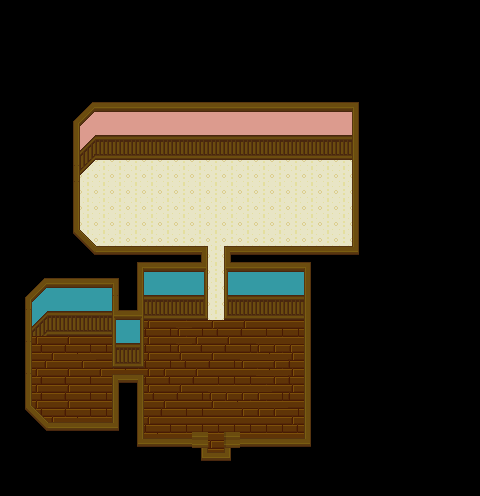

This is a level from a 2D game, rendered from its Tiled map with the project's own tilesets. A one-line summary and the map file follow, with tile-layer data summarised:
An orthogonal 30x31 tile map with 16x16 px tiles, 3 tile layers (Base Layer, Ground Layer, Upper Layer), 2 tilesets and 4 objects (NPC7, playerSpawn, Entrance, Exit).

<map version="1.2" tiledversion="1.3.3" orientation="orthogonal" renderorder="right-down" width="30" height="31" tilewidth="16" tileheight="16" infinite="0" nextlayerid="15" nextobjectid="10">
 <tileset firstgid="1" source="TilesetSources\tilesetManorGrounds.tsx" />
 <tileset firstgid="626" name="tsWallsFloors" tilewidth="16" tileheight="16" tilecount="160" columns="20">
  <image source="TilesetSources\tsWallsFloors.png" trans="ffffff" width="320" height="128" />
  <tile id="9">
   <properties>
    <property name="Impassable" type="bool" value="true" />
   </properties>
  </tile>
  <tile id="10">
   <properties>
    <property name="Impassable" type="bool" value="true" />
   </properties>
  </tile>
  <tile id="16">
   <properties>
    <property name="Impassable" type="bool" value="true" />
   </properties>
  </tile>
  <tile id="17">
   <properties>
    <property name="Impassable" type="bool" value="true" />
   </properties>
  </tile>
  <tile id="29">
   <properties>
    <property name="Impassable" type="bool" value="true" />
   </properties>
  </tile>
  <tile id="30">
   <properties>
    <property name="Impassable" type="bool" value="true" />
   </properties>
  </tile>
  <tile id="31">
   <properties>
    <property name="Impassable" type="bool" value="true" />
   </properties>
  </tile>
  <tile id="32">
   <properties>
    <property name="Impassable" type="bool" value="true" />
   </properties>
  </tile>
  <tile id="36">
   <properties>
    <property name="Impassable" type="bool" value="true" />
   </properties>
  </tile>
  <tile id="37">
   <properties>
    <property name="Impassable" type="bool" value="true" />
   </properties>
  </tile>
  <tile id="49">
   <properties>
    <property name="Impassable" type="bool" value="true" />
   </properties>
  </tile>
  <tile id="50">
   <properties>
    <property name="Impassable" type="bool" value="true" />
   </properties>
  </tile>
  <tile id="51">
   <properties>
    <property name="Impassable" type="bool" value="true" />
   </properties>
  </tile>
  <tile id="52">
   <properties>
    <property name="Impassable" type="bool" value="true" />
   </properties>
  </tile>
  <tile id="54">
   <properties>
    <property name="Impassable" type="bool" value="true" />
   </properties>
  </tile>
  <tile id="55">
   <properties>
    <property name="Impassable" type="bool" value="true" />
   </properties>
  </tile>
  <tile id="56">
   <properties>
    <property name="Impassable" type="bool" value="true" />
   </properties>
  </tile>
  <tile id="57">
   <properties>
    <property name="Impassable" type="bool" value="true" />
   </properties>
  </tile>
  <tile id="69">
   <properties>
    <property name="Impassable" type="bool" value="true" />
   </properties>
  </tile>
  <tile id="70">
   <properties>
    <property name="Impassable" type="bool" value="true" />
   </properties>
  </tile>
  <tile id="71">
   <properties>
    <property name="Impassable" type="bool" value="true" />
   </properties>
  </tile>
  <tile id="72">
   <properties>
    <property name="Impassable" type="bool" value="true" />
   </properties>
  </tile>
  <tile id="73">
   <properties>
    <property name="Impassable" type="bool" value="true" />
   </properties>
  </tile>
  <tile id="74">
   <properties>
    <property name="Impassable" type="bool" value="true" />
   </properties>
  </tile>
  <tile id="75">
   <properties>
    <property name="Impassable" type="bool" value="true" />
   </properties>
  </tile>
  <tile id="76">
   <properties>
    <property name="Impassable" type="bool" value="false" />
   </properties>
  </tile>
  <tile id="89">
   <properties>
    <property name="Impassable" type="bool" value="true" />
   </properties>
  </tile>
  <tile id="90">
   <properties>
    <property name="Impassable" type="bool" value="true" />
   </properties>
  </tile>
  <tile id="91">
   <properties>
    <property name="Impassable" type="bool" value="true" />
   </properties>
  </tile>
  <tile id="92">
   <properties>
    <property name="Impassable" type="bool" value="true" />
   </properties>
  </tile>
  <tile id="93">
   <properties>
    <property name="Impassable" type="bool" value="true" />
   </properties>
  </tile>
  <tile id="94">
   <properties>
    <property name="Impassable" type="bool" value="true" />
   </properties>
  </tile>
  <tile id="95">
   <properties>
    <property name="Impassable" type="bool" value="true" />
   </properties>
  </tile>
  <tile id="96">
   <properties>
    <property name="Impassable" type="bool" value="false" />
   </properties>
  </tile>
  <tile id="109">
   <properties>
    <property name="Impassable" type="bool" value="true" />
   </properties>
  </tile>
  <tile id="110">
   <properties>
    <property name="Impassable" type="bool" value="true" />
   </properties>
  </tile>
  <tile id="111">
   <properties>
    <property name="Impassable" type="bool" value="true" />
   </properties>
  </tile>
  <tile id="112">
   <properties>
    <property name="Impassable" type="bool" value="true" />
   </properties>
  </tile>
  <tile id="113">
   <properties>
    <property name="Impassable" type="bool" value="true" />
   </properties>
  </tile>
  <tile id="128">
   <properties>
    <property name="Impassable" type="bool" value="true" />
   </properties>
  </tile>
  <tile id="129">
   <properties>
    <property name="Impassable" type="bool" value="true" />
   </properties>
  </tile>
  <tile id="130">
   <properties>
    <property name="Impassable" type="bool" value="true" />
   </properties>
  </tile>
  <tile id="131">
   <properties>
    <property name="Impassable" type="bool" value="true" />
   </properties>
  </tile>
  <tile id="132">
   <properties>
    <property name="Impassable" type="bool" value="true" />
   </properties>
  </tile>
  <tile id="133">
   <properties>
    <property name="Impassable" type="bool" value="true" />
   </properties>
  </tile>
 </tileset>
 <layer id="12" name="Base Layer" width="30" height="31">
  <data>[930 cells, 930 non-empty, 12 distinct tile ids]</data>
 </layer>
 <layer id="13" name="Ground Layer" width="30" height="31">
  <data>[930 cells, 164 non-empty, 32 distinct tile ids]</data>
 </layer>
 <layer id="14" name="Upper Layer" width="30" height="31">
  <data>[930 cells, 29 non-empty, 6 distinct tile ids]</data>
 </layer>
 <objectgroup id="4" name="Character Layer">
  <object id="4" name="NPC7" x="151.833" y="330.333" width="9" height="8" />
  <object id="5" name="playerSpawn" x="49.666" y="374.334" width="4" height="4" />
 </objectgroup>
 <objectgroup id="5" name="Travel Layer">
  <object id="1" name="Entrance" x="211.167" y="438.083" width="8.6667" height="8.3333">
   <properties>
    <property name="Map" value="mapRiverHollowTown" />
   </properties>
  </object>
  <object id="2" name="Exit" x="210.083" y="462.667" width="11.5833" height="7">
   <properties>
    <property name="Map" value="mapRiverHollowTown" />
   </properties>
  </object>
 </objectgroup>
</map>
